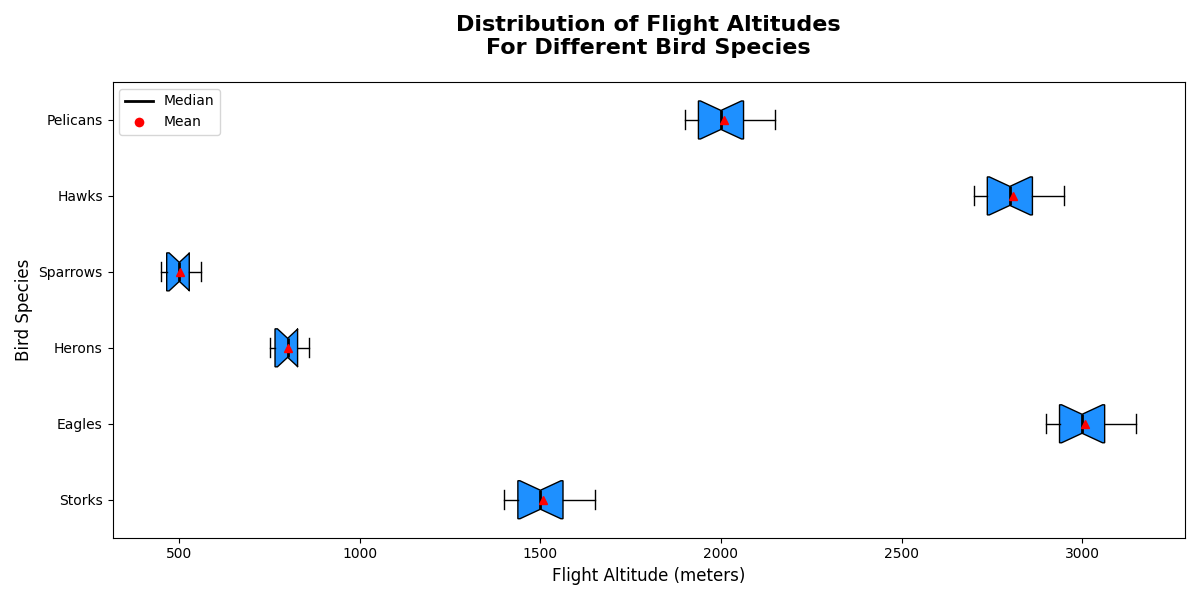

The Python source for this figure:
import numpy as np
import matplotlib.pyplot as plt

bird_species = ['Storks', 'Eagles', 'Herons', 'Sparrows', 'Hawks', 'Pelicans']

storks_altitude = np.array([1500, 1600, 1400, 1450, 1550, 1650, 1400, 1500, 1550, 1600, 1500, 1400])
eagles_altitude = np.array([3000, 3100, 2900, 2950, 3050, 3150, 2900, 3000, 3050, 3100, 3000, 2900])
herons_altitude = np.array([800, 850, 750, 770, 820, 860, 750, 800, 820, 850, 800, 750])
sparrows_altitude = np.array([500, 550, 450, 470, 520, 560, 450, 500, 520, 550, 500, 450])
hawks_altitude = np.array([2800, 2900, 2700, 2750, 2850, 2950, 2700, 2800, 2850, 2900, 2800, 2700])
pelicans_altitude = np.array([2000, 2100, 1900, 1950, 2050, 2150, 1900, 2000, 2050, 2100, 2000, 1900])

data = [storks_altitude, eagles_altitude, herons_altitude, 
        sparrows_altitude, hawks_altitude, 
        pelicans_altitude]

color = '#1E90FF'  # Single color applied to all boxes

fig, ax = plt.subplots(figsize=(12, 6))

box = ax.boxplot(data, patch_artist=True, notch=True, vert=False, showmeans=True, labels=bird_species)

for patch in box['boxes']:
    patch.set_facecolor(color)

for median, mean in zip(box['medians'], box['means']):
    median.set_color('black')
    median.set_linewidth(2)
    mean.set_markerfacecolor('red')
    mean.set_markeredgecolor('red')

ax.set_title('Distribution of Flight Altitudes\nFor Different Bird Species', fontsize=16, fontweight='bold', pad=20)
ax.set_xlabel('Flight Altitude (meters)', fontsize=12)
ax.set_ylabel('Bird Species', fontsize=12)
ax.set_yticklabels(bird_species)

median_legend = plt.Line2D([0], [0], color='black', lw=2, label='Median')
mean_legend = plt.Line2D([0], [0], marker='o', color='w', markerfacecolor='red', markersize=8, label='Mean')
ax.legend(handles=[median_legend, mean_legend], loc='upper left')

plt.tight_layout()
plt.show()
